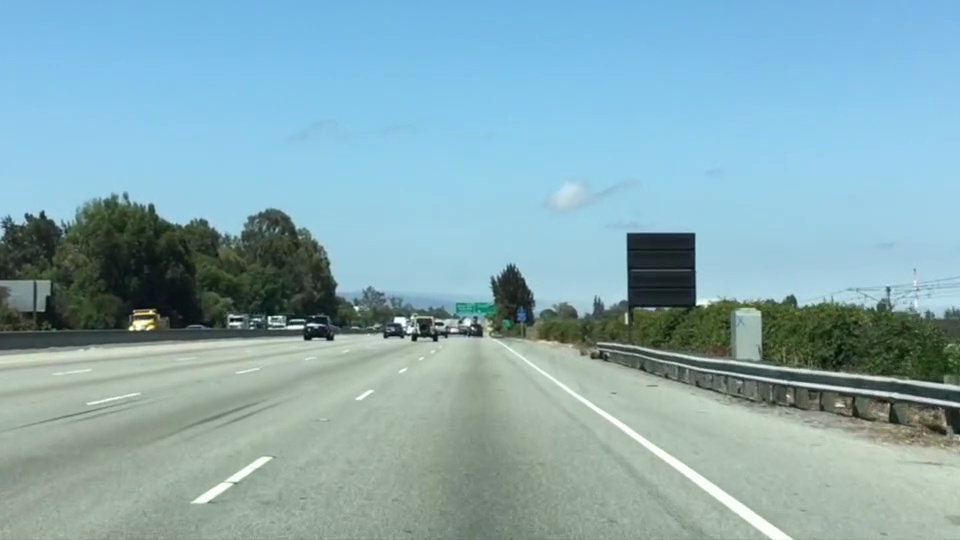
#> input picture NAVEGACION_AUTONOMA/semana_2/02_Computer_Vision_rec_apoyosem6/image_lane_c.jpg, 960 x 540 px
$ python -i EJ9_nav_obstacles.py   (imports and definitions only)
#> lines starting #> are read from the running program, lines starting #| are printed output that depends on the picture; after the words box and inside, x2 and y2 are one past the last pixel; in counts of white or black regions, pixels touching at a corner belong together
#> further down, picture is the input picture: shape (540, 960, 3); mean B, G, R 179.2, 171.1, 135.5
# OBJETIVO: Simular detección automática de obstáculos en navegación autónoma
# Un vehículo autónomo recibe frames de su cámara y debe identificar qué está en su camino
# Sin intervención humana: el sistema segmenta, detecta contornos y clasifica obstáculos
# Técnica: segmentación por color HSV + análisis de contornos + bounding boxes

import cv2
import numpy as np

def generate_road_scene():
    """
    Genera una escena sintética de vista frontal de cámara vehicular:
    - Fondo gris (asfalto)
    - Líneas blancas de carril
    - Obstáculos de colores (peatón=naranja, cono=rojo, vehículo=azul)
    """
    scene = np.full((480, 640, 3), (80, 80, 80), dtype=np.uint8)  # asfalto gris

    # Líneas de carril blancas
    cv2.rectangle(scene, (190, 0),   (210, 480), (200, 200, 200), -1)
    cv2.rectangle(scene, (430, 0),   (450, 480), (200, 200, 200), -1)

    # Vehículo adelante (azul)
    cv2.rectangle(scene, (250, 150), (420, 280), (180, 80,  20), -1)
    cv2.rectangle(scene, (270, 100), (400, 155), (180, 80,  20), -1)

    # Peatón cruzando (naranja)
    cv2.ellipse(scene,  (130, 290), (22, 28), 0, 0, 360, (20, 120, 220), -1)  # cabeza
    cv2.rectangle(scene,(110, 318), (150, 410), (20, 120, 220), -1)            # cuerpo

    # Cono de tráfico (rojo)
    cone = np.array([[530, 400], [510, 320], [550, 320]], np.int32)
    cv2.fillPoly(scene, [cone], (30, 30, 200))
    cv2.rectangle(scene, (505, 400), (555, 415), (30, 30, 200), -1)

    return scene

def detect_obstacles(frame):
    """
    Detecta obstáculos automáticamente usando segmentación por color en espacio HSV.
    Devuelve la imagen anotada con bounding boxes y etiquetas.
    """
    hsv = cv2.cvtColor(frame, cv2.COLOR_BGR2HSV)
#> hsv: shape (540, 960, 3); mean H, S, V 80.4, 68.4, 186.5
    result = frame.copy()

    # Cada obstáculo tiene un rango de color diferente en HSV
    # HSV permite separar color (Hue) de iluminación (Value) — más robusto que RGB
    obstacles = [
        {
            'name':  'VEHICULO',
            'color': (180, 80, 20),          # azul oscuro en BGR para dibujar
            'lower': np.array([100, 80, 50]),
            'upper': np.array([130, 255, 255]),
        },
        {
            'name':  'PEATON',
            'color': (0, 165, 255),          # naranja en BGR
            'lower': np.array([5, 100, 100]),
            'upper': np.array([25, 255, 255]),
        },
        {
            'name':  'CONO',
            'color': (0, 0, 200),            # rojo en BGR
            'lower': np.array([0, 150, 100]),
            'upper': np.array([10, 255, 255]),
        },
    ]

    for obs in obstacles:
        # Genera máscara binaria: blanco donde el color está en el rango HSV
        mask = cv2.inRange(hsv, obs['lower'], obs['upper'])

        # Elimina ruido pequeño con operaciones morfológicas
        kernel = np.ones((5, 5), np.uint8)
        mask = cv2.morphologyEx(mask, cv2.MORPH_CLOSE, kernel)

        # Encuentra contornos en la máscara
        contours, _ = cv2.findContours(mask, cv2.RETR_EXTERNAL, cv2.CHAIN_APPROX_SIMPLE)

        for contour in contours:
            area = cv2.contourArea(contour)
            if area < 500:          # ignora detecciones muy pequeñas (ruido)
                continue

            # Bounding box alrededor del obstáculo detectado
            x, y, w, h = cv2.boundingRect(contour)
            cv2.rectangle(result, (x, y), (x + w, y + h), obs['color'], 3)

            # Etiqueta con nombre y área
            label = f"{obs['name']} ({int(area)}px)"
            cv2.putText(result, label, (x, y - 10),
                        cv2.FONT_HERSHEY_SIMPLEX, 0.6, obs['color'], 2)

            # Distancia simulada: objetos más grandes = más cerca
            # En un sistema real se usaría LIDAR o cámara estéreo
            dist_sim = int(10000 / area * 10)
            cv2.putText(result, f'~{dist_sim}m', (x, y + h + 20),
                        cv2.FONT_HERSHEY_SIMPLEX, 0.5, obs['color'], 1)
#> this loop made 3 passes
#> contours on pass 2: [[[154, 326]]]
#> pass 1, in detect_obstacles, `mask = cv2.inRange(hsv, obs['lower'], obs['upper'])`:
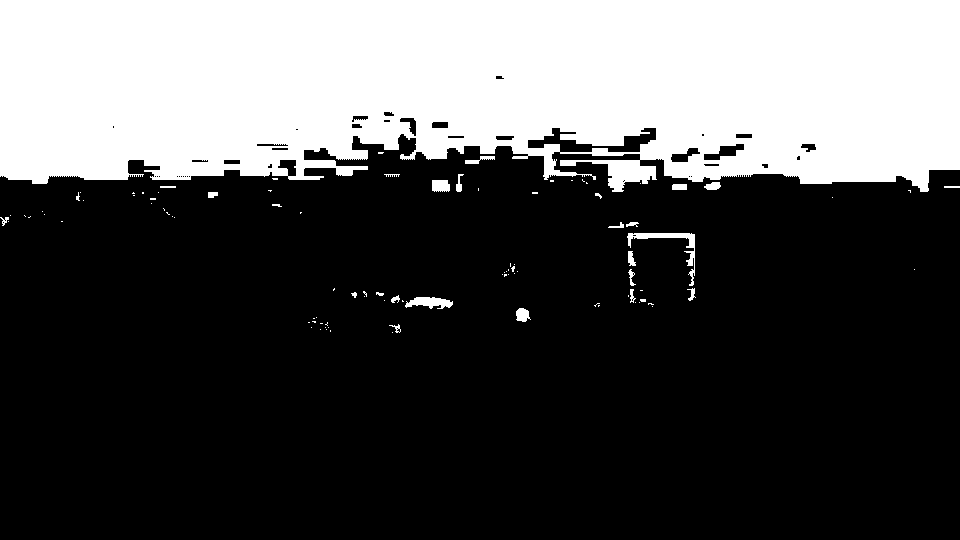
#> mask: shape (540, 960); 31.6% white; 98 white regions (72 under 20 px), largest, box (x1, y1, x2, y2) and area: (0, 0, 960, 192) 160988, (627, 233, 695, 286) 594, (405, 297, 453, 309) 371
#> pass 1, in detect_obstacles, `mask = cv2.morphologyEx(mask, cv2.MORPH_CLOSE, kernel)`:
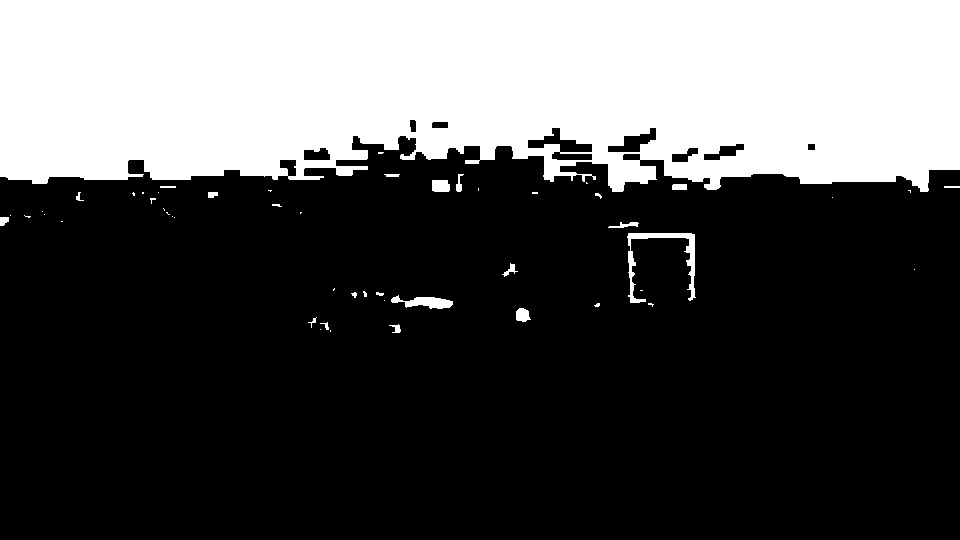
#> mask: shape (540, 960); 31.9% white; 52 white regions (30 under 20 px), largest, box (x1, y1, x2, y2) and area: (0, 0, 960, 192) 162603, (627, 233, 696, 303) 1007, (391, 295, 453, 309) 470
#> pass 2, in detect_obstacles, `mask = cv2.inRange(hsv, obs['lower'], obs['upper'])`:
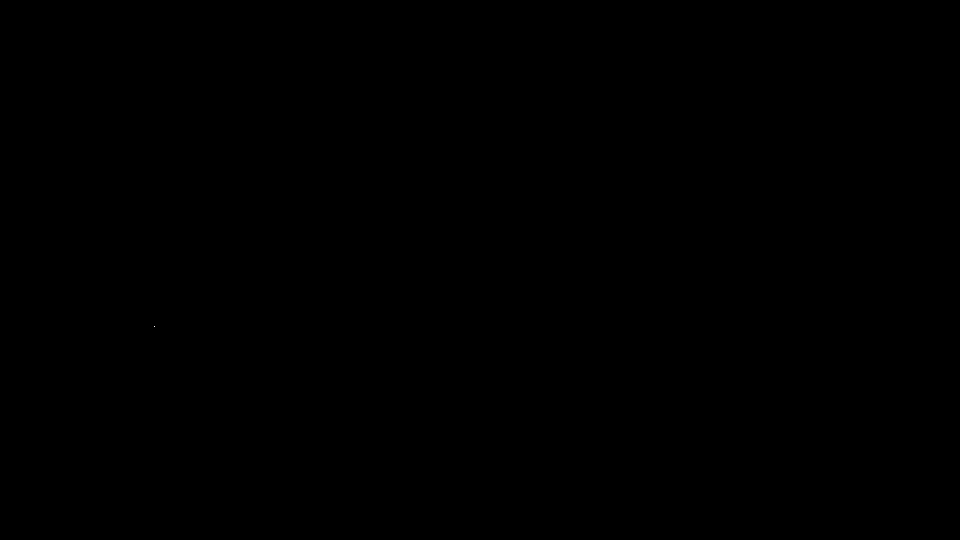
#> mask: shape (540, 960); 0% white in thin lines or dots, all inside (x1, y1, x2, y2) = (154, 326, 155, 327)
#> after the loop:
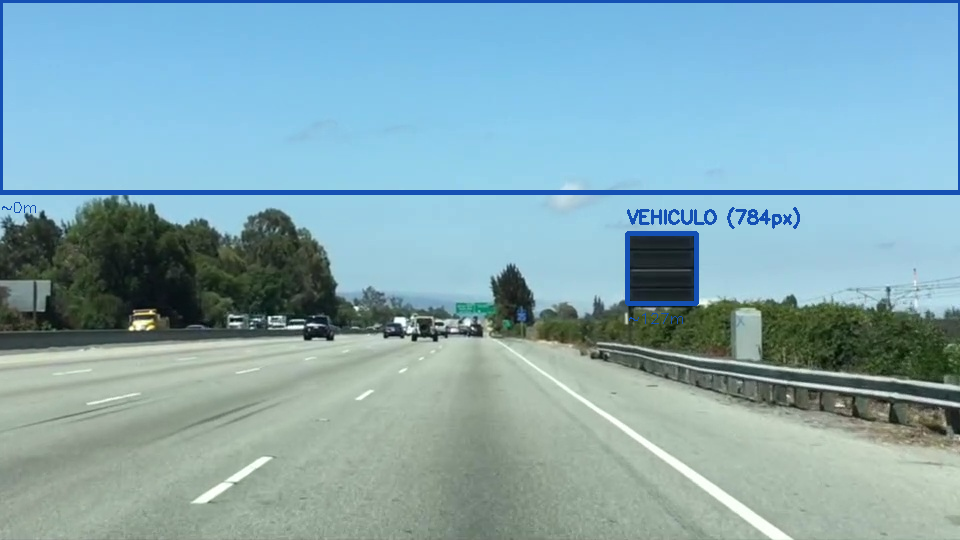
#> result: shape (540, 960, 3); 2.21% of pixels changed, all inside (x1, y1, x2, y2) = (0, 0, 960, 324)

    # Indicador de carril libre
    lane_free = not any(
        cv2.countNonZero(cv2.inRange(hsv, obs['lower'], obs['upper'])[200:400, 215:430]) > 300
        for obs in obstacles
    )
#> lane_free = False
    status = 'CARRIL LIBRE' if lane_free else 'OBSTACULO EN CARRIL'
#> status = 'OBSTACULO EN CARRIL'
    color  = (0, 200, 0)       if lane_free else (0, 0, 255)
#> color = (0, 0, 255)
    cv2.putText(result, status, (10, 30), cv2.FONT_HERSHEY_SIMPLEX, 0.9, color, 2)
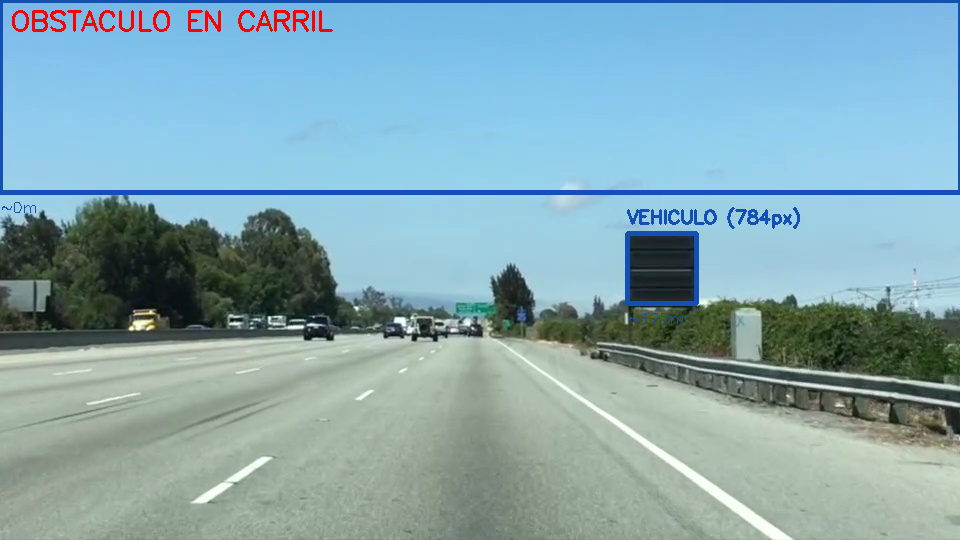
#> result: shape (540, 960, 3); 0.46% of pixels changed, all inside (x1, y1, x2, y2) = (12, 10, 333, 32)

    return result

# [32 lines not run here, left out]

>>> import cv2
>>> picture = cv2.imread('../02_Computer_Vision_rec_apoyosem6/image_lane_c.jpg')
>>> result = detect_obstacles(picture)
